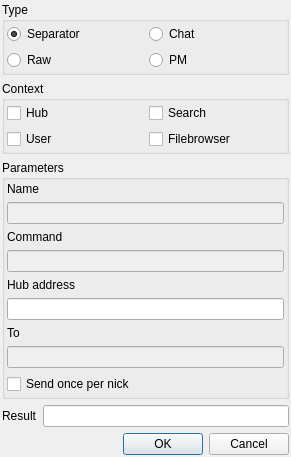
<?xml version="1.0" encoding="UTF-8"?>
<ui version="4.0">
 <class>UIUserCommands</class>
 <widget class="QDialog" name="UIUserCommands">
  <property name="geometry">
   <rect>
    <x>0</x>
    <y>0</y>
    <width>291</width>
    <height>429</height>
   </rect>
  </property>
  <property name="windowTitle">
   <string>New command</string>
  </property>
  <layout class="QGridLayout" name="gridLayout">
   <property name="margin">
    <number>2</number>
   </property>
   <item row="0" column="0" colspan="2">
    <widget class="QGroupBox" name="groupBox">
     <property name="title">
      <string>Type</string>
     </property>
     <layout class="QGridLayout" name="gridLayout_2">
      <property name="margin">
       <number>2</number>
      </property>
      <item row="0" column="0">
       <widget class="QRadioButton" name="radioButton_SEP">
        <property name="text">
         <string>Separator</string>
        </property>
        <property name="checked">
         <bool>true</bool>
        </property>
       </widget>
      </item>
      <item row="0" column="1">
       <widget class="QRadioButton" name="radioButton_CHAT">
        <property name="text">
         <string>Chat</string>
        </property>
       </widget>
      </item>
      <item row="1" column="0">
       <widget class="QRadioButton" name="radioButton_RAW">
        <property name="text">
         <string>Raw</string>
        </property>
       </widget>
      </item>
      <item row="1" column="1">
       <widget class="QRadioButton" name="radioButton_PM">
        <property name="text">
         <string>PM</string>
        </property>
       </widget>
      </item>
     </layout>
    </widget>
   </item>
   <item row="1" column="0" colspan="2">
    <widget class="QGroupBox" name="groupBox_2">
     <property name="title">
      <string>Context</string>
     </property>
     <layout class="QGridLayout" name="gridLayout_3">
      <property name="margin">
       <number>2</number>
      </property>
      <item row="0" column="0">
       <widget class="QCheckBox" name="checkBox_HUB">
        <property name="text">
         <string>Hub</string>
        </property>
       </widget>
      </item>
      <item row="0" column="1">
       <widget class="QCheckBox" name="checkBox_SEARCH">
        <property name="text">
         <string>Search</string>
        </property>
       </widget>
      </item>
      <item row="1" column="0">
       <widget class="QCheckBox" name="checkBox_USER">
        <property name="text">
         <string>User</string>
        </property>
       </widget>
      </item>
      <item row="1" column="1">
       <widget class="QCheckBox" name="checkBox_FB">
        <property name="text">
         <string>Filebrowser</string>
        </property>
       </widget>
      </item>
     </layout>
    </widget>
   </item>
   <item row="2" column="0" colspan="2">
    <widget class="QGroupBox" name="groupBox_3">
     <property name="title">
      <string>Parameters</string>
     </property>
     <layout class="QGridLayout" name="gridLayout_4">
      <property name="margin">
       <number>2</number>
      </property>
      <item row="1" column="1">
       <widget class="LineEdit" name="lineEdit_NAME">
        <property name="enabled">
         <bool>false</bool>
        </property>
       </widget>
      </item>
      <item row="3" column="1">
       <widget class="LineEdit" name="lineEdit_CMD">
        <property name="enabled">
         <bool>false</bool>
        </property>
       </widget>
      </item>
      <item row="5" column="1">
       <widget class="LineEdit" name="lineEdit_HUB"/>
      </item>
      <item row="7" column="1">
       <widget class="LineEdit" name="lineEdit_TO">
        <property name="enabled">
         <bool>false</bool>
        </property>
       </widget>
      </item>
      <item row="0" column="1">
       <widget class="QLabel" name="label">
        <property name="text">
         <string>Name</string>
        </property>
       </widget>
      </item>
      <item row="2" column="1">
       <widget class="QLabel" name="label_2">
        <property name="text">
         <string>Command</string>
        </property>
       </widget>
      </item>
      <item row="4" column="1">
       <widget class="QLabel" name="label_3">
        <property name="text">
         <string>Hub address</string>
        </property>
       </widget>
      </item>
      <item row="6" column="1">
       <widget class="QLabel" name="label_4">
        <property name="text">
         <string>To</string>
        </property>
       </widget>
      </item>
      <item row="8" column="1">
       <widget class="QCheckBox" name="checkBox_SENDONCE">
        <property name="text">
         <string>Send once per nick</string>
        </property>
       </widget>
      </item>
     </layout>
    </widget>
   </item>
   <item row="4" column="0" colspan="2">
    <widget class="QDialogButtonBox" name="buttonBox">
     <property name="standardButtons">
      <set>QDialogButtonBox::Cancel|QDialogButtonBox::Ok</set>
     </property>
    </widget>
   </item>
   <item row="3" column="1">
    <widget class="QLineEdit" name="lineEdit_RESULT">
     <property name="readOnly">
      <bool>true</bool>
     </property>
    </widget>
   </item>
   <item row="3" column="0">
    <widget class="QLabel" name="label_5">
     <property name="text">
      <string>Result</string>
     </property>
    </widget>
   </item>
  </layout>
 </widget>
 <customwidgets>
  <customwidget>
   <class>LineEdit</class>
   <extends>QLineEdit</extends>
   <header>LineEdit.h</header>
  </customwidget>
 </customwidgets>
 <resources/>
 <connections>
  <connection>
   <sender>radioButton_CHAT</sender>
   <signal>toggled(bool)</signal>
   <receiver>lineEdit_NAME</receiver>
   <slot>setEnabled(bool)</slot>
   <hints>
    <hint type="sourcelabel">
     <x>179</x>
     <y>31</y>
    </hint>
    <hint type="destinationlabel">
     <x>265</x>
     <y>185</y>
    </hint>
   </hints>
  </connection>
  <connection>
   <sender>radioButton_CHAT</sender>
   <signal>toggled(bool)</signal>
   <receiver>lineEdit_CMD</receiver>
   <slot>setEnabled(bool)</slot>
   <hints>
    <hint type="sourcelabel">
     <x>253</x>
     <y>33</y>
    </hint>
    <hint type="destinationlabel">
     <x>247</x>
     <y>237</y>
    </hint>
   </hints>
  </connection>
  <connection>
   <sender>radioButton_RAW</sender>
   <signal>toggled(bool)</signal>
   <receiver>lineEdit_NAME</receiver>
   <slot>setEnabled(bool)</slot>
   <hints>
    <hint type="sourcelabel">
     <x>40</x>
     <y>56</y>
    </hint>
    <hint type="destinationlabel">
     <x>129</x>
     <y>193</y>
    </hint>
   </hints>
  </connection>
  <connection>
   <sender>radioButton_RAW</sender>
   <signal>toggled(bool)</signal>
   <receiver>lineEdit_CMD</receiver>
   <slot>setEnabled(bool)</slot>
   <hints>
    <hint type="sourcelabel">
     <x>91</x>
     <y>58</y>
    </hint>
    <hint type="destinationlabel">
     <x>110</x>
     <y>239</y>
    </hint>
   </hints>
  </connection>
  <connection>
   <sender>radioButton_PM</sender>
   <signal>toggled(bool)</signal>
   <receiver>lineEdit_NAME</receiver>
   <slot>setEnabled(bool)</slot>
   <hints>
    <hint type="sourcelabel">
     <x>232</x>
     <y>60</y>
    </hint>
    <hint type="destinationlabel">
     <x>228</x>
     <y>189</y>
    </hint>
   </hints>
  </connection>
  <connection>
   <sender>radioButton_PM</sender>
   <signal>toggled(bool)</signal>
   <receiver>lineEdit_CMD</receiver>
   <slot>setEnabled(bool)</slot>
   <hints>
    <hint type="sourcelabel">
     <x>218</x>
     <y>62</y>
    </hint>
    <hint type="destinationlabel">
     <x>215</x>
     <y>236</y>
    </hint>
   </hints>
  </connection>
  <connection>
   <sender>radioButton_PM</sender>
   <signal>toggled(bool)</signal>
   <receiver>lineEdit_TO</receiver>
   <slot>setEnabled(bool)</slot>
   <hints>
    <hint type="sourcelabel">
     <x>200</x>
     <y>59</y>
    </hint>
    <hint type="destinationlabel">
     <x>198</x>
     <y>333</y>
    </hint>
   </hints>
  </connection>
  <connection>
   <sender>radioButton_SEP</sender>
   <signal>toggled(bool)</signal>
   <receiver>lineEdit_NAME</receiver>
   <slot>setDisabled(bool)</slot>
   <hints>
    <hint type="sourcelabel">
     <x>14</x>
     <y>34</y>
    </hint>
    <hint type="destinationlabel">
     <x>19</x>
     <y>190</y>
    </hint>
   </hints>
  </connection>
  <connection>
   <sender>radioButton_SEP</sender>
   <signal>toggled(bool)</signal>
   <receiver>lineEdit_CMD</receiver>
   <slot>setDisabled(bool)</slot>
   <hints>
    <hint type="sourcelabel">
     <x>38</x>
     <y>33</y>
    </hint>
    <hint type="destinationlabel">
     <x>41</x>
     <y>241</y>
    </hint>
   </hints>
  </connection>
  <connection>
   <sender>radioButton_SEP</sender>
   <signal>toggled(bool)</signal>
   <receiver>lineEdit_TO</receiver>
   <slot>setDisabled(bool)</slot>
   <hints>
    <hint type="sourcelabel">
     <x>68</x>
     <y>31</y>
    </hint>
    <hint type="destinationlabel">
     <x>65</x>
     <y>332</y>
    </hint>
   </hints>
  </connection>
  <connection>
   <sender>buttonBox</sender>
   <signal>accepted()</signal>
   <receiver>UIUserCommands</receiver>
   <slot>accept()</slot>
   <hints>
    <hint type="sourcelabel">
     <x>154</x>
     <y>426</y>
    </hint>
    <hint type="destinationlabel">
     <x>285</x>
     <y>142</y>
    </hint>
   </hints>
  </connection>
  <connection>
   <sender>buttonBox</sender>
   <signal>rejected()</signal>
   <receiver>UIUserCommands</receiver>
   <slot>reject()</slot>
   <hints>
    <hint type="sourcelabel">
     <x>258</x>
     <y>426</y>
    </hint>
    <hint type="destinationlabel">
     <x>287</x>
     <y>104</y>
    </hint>
   </hints>
  </connection>
 </connections>
</ui>
